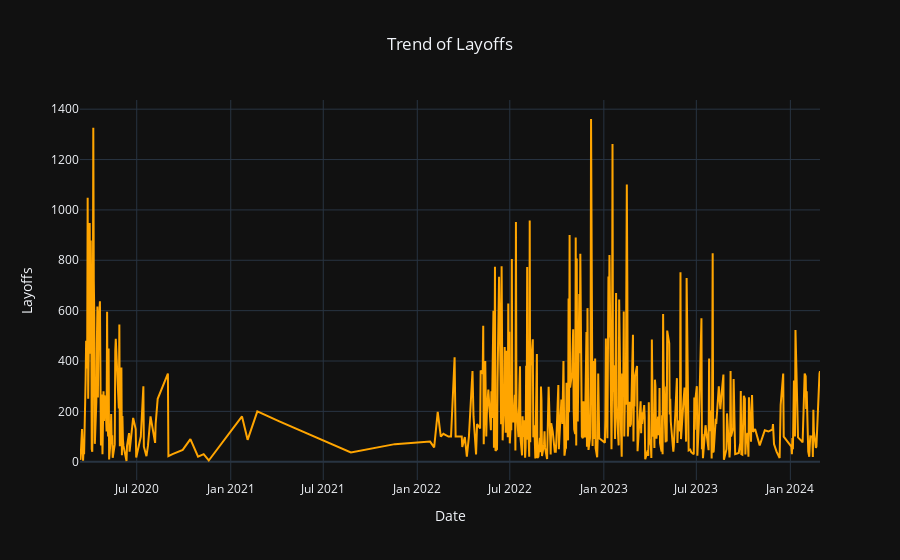

The code cell stored with this chart in its notebook:
### Markdown cell above
## 3. Layoffs Over Time

### Code cell
# Convert the 'Date' column to a datetime format
clean_df.loc[:, 'Date'] = pd.to_datetime(clean_df['Date'])

# Group by date and sum the layoffs
date_layoffs = (
    clean_df
    .groupby('Date')['Layoffs']
    .sum()
    .reset_index()
)

# Time series plot for layoffs over time
fig_date = px.line(
    date_layoffs,
    x = 'Date',
    y = 'Layoffs',
    title = 'Trend of Layoffs',
    template = 'plotly_dark'
)

fig_date.update_layout(title_x = 0.5)
fig_date.update_traces(line_color = 'orange')

fig_date.show()

### Figure 1 — Plotly figure (JSON) as saved in the notebook; plotly's stock layout.template omitted (floating-point values rounded to 4 significant figures; data arrays with more than 128 entries replaced by an {"elided": "..."} marker saying what was removed)
{"data": [{"hovertemplate": "Date=%{x}<br>Layoffs=%{y}<extra></extra>", "legendgroup": "", "line": {"color": "orange", "dash": "solid"}, "marker": {"symbol": "circle"}, "mode": "lines", "name": "", "orientation": "v", "showlegend": false, "type": "scatter", "x": {"elided": "470 str values"}, "xaxis": "x", "y": {"elided": "470 int values"}, "yaxis": "y"}], "layout": {"legend": {"tracegroupgap": 0}, "title": {"text": "Trend of Layoffs", "x": 0.5}, "xaxis": {"anchor": "y", "domain": [0, 1], "title": {"text": "Date"}}, "yaxis": {"anchor": "x", "domain": [0, 1], "title": {"text": "Layoffs"}}}}
